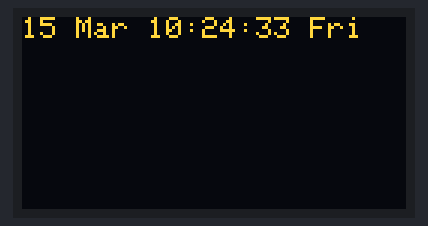
Recording of a sketch running on a simulated ESP32. Parts: 128×64 one-colour display. The OLED is the two-colour kind (top 16 rows yellow); WiFi joins after 1.5 s; servers stay silent unless stated; the display library's start-up logo is not drawn; the local clock reads 2024-03-15 10:24:30 at power-on unless the sketch sets it; what the sketch prints to the serial monitor is not drawn.

Above: at 3.6 s.
At 11.8 s:
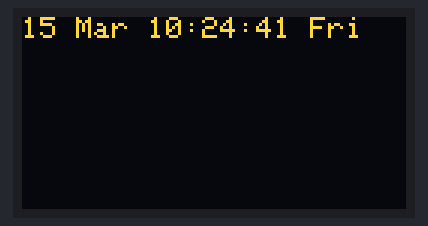
At 15.9 s:
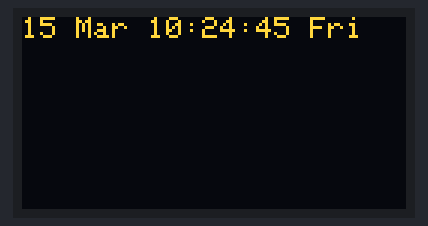
At 21.1 s:
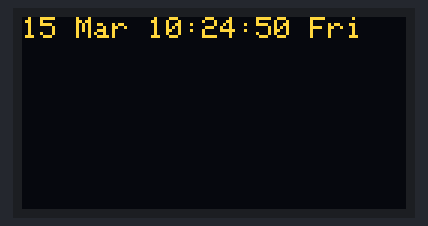
At 31.3 s:
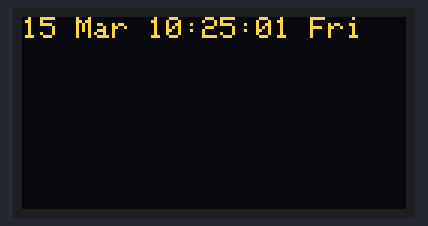
At 38.5 s:
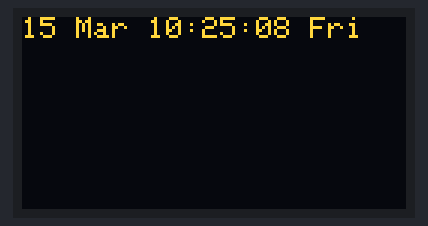

Measured:
- what the display in image 0 shows lasts 1.0 s, from 3.6 s to 4.6 s

The sketch:

DateTimeNTP_2.ino
```cpp
// (licence header left out)
#include <WiFi.h>

#include "time.h"

#include <SPI.h>
#include <Wire.h>
#include <Adafruit_GFX.h>
#include <Adafruit_SSD1306.h>

/*Put your SSID & Password*/
const char* ssid = "_Naruto_";  // Enter SSID here
const char* password = "WakeUpNow@5";  //Enter Password here

const char* ntpServer = "pool.ntp.org";
const long  gmtOffset_sec = 19800;
const int   daylightOffset_sec = 0;
struct tm timeinfo;
int hours = 0;
int minuites = 0;

struct Task{
  int h;
  int m;
  bool isActive;
  bool isOn;
  int relay;
  char* title;
};
int taskCapacity = 50;
int taskLength = 0;
struct Task taskList[50];

#define SCREEN_WIDTH 128 // OLED display width, in pixels
#define SCREEN_HEIGHT 64 // OLED display height, in pixels
// Declaration for an SSD1306 display connected to I2C (SDA, SCL pins)
#define OLED_RESET     -1 // Reset pin # (or -1 if sharing Arduino reset pin)
Adafruit_SSD1306 display(SCREEN_WIDTH, SCREEN_HEIGHT, &Wire, OLED_RESET);


void setup(){
  Serial.begin(115200);
  initDisplay();
  initWifi();

  initTime();

  Task newTask = {2,22,true, true, 1, "Something"};
  Task newTask2 = {3,33,true, true, 1, "Something 2"};
  insertTask(newTask);
  insertTask(newTask2);
  listTask();
}

void loop(){
  delay(1000);
  printLocalTime();
}

void initTime(){
  // Init and get the time
  configTime(gmtOffset_sec, daylightOffset_sec, ntpServer);
  printLocalTime();
}

void initDisplay(){
  // SSD1306_SWITCHCAPVCC = generate display voltage from 3.3V internally
  if(!display.begin(SSD1306_SWITCHCAPVCC, 0x3C)) { // Address 0x3D for 128x64
    Serial.println(F("SSD1306 allocation failed"));
    for(;;); // Don't proceed, loop forever
  }

  // Show initial display buffer contents on the screen --
  // the library initializes this with an Adafruit splash screen.
  display.display();
  delay(2000); // Pause for 2 seconds

  // Clear the buffer
  display.clearDisplay();
  display.setTextSize(1);      // Normal 1:1 pixel scale
  display.setTextColor(SSD1306_WHITE); // Draw white text
  display.setCursor(0, 0);     // Start at top-left corner
}

void initWifi(){
  // Connect to Wi-Fi
  Serial.print("Connecting to ");
  Serial.println(ssid);
  WiFi.begin(ssid, password);
  while (WiFi.status() != WL_CONNECTED) {
    delay(500);
    Serial.print(".");
  }
  Serial.println("");
  Serial.println("WiFi connected.");
}

void printLocalTime(){
  if(!getLocalTime(&timeinfo)){
    Serial.println("Failed to obtain time");
    return;
  }

  hours = timeinfo.tm_hour;
  minuites = timeinfo.tm_min;
  Serial.println(minuites);
  Serial.println(hours);

  Serial.println(&timeinfo, "%d %B %Y");
  Serial.println(&timeinfo, "%H:%M:%S");
  Serial.println(&timeinfo, "%A");
  Serial.println();

  display.clearDisplay();
  display.setCursor(0,0);
  display.setTextSize(1);
  display.println(&timeinfo, "%d %b %H:%M:%S %a");
  display.display();
}

int insertTask(struct Task newTask)
{
    if (taskLength >= taskCapacity)
    return -1;
    taskList[taskLength] = newTask;
    taskLength = taskLength + 1;
    return (taskLength);
}
int findTask(int hours, int minuites, int relay)
{
    int i;
    for (i = 0; i < taskLength; i++)
        if (taskList[i].h == hours && taskList[i].h == minuites && taskList[i].relay == relay)
            return i;

    return -1;
}
int deleteElement(int hours, int minuites, int relay)
{
    // Find position of element to be deleted
    int pos = findTask(hours, minuites, relay);

    if (pos == - 1)
    {
        Serial.println("Element not found");
        return -1;
    }

  deleteElementAt(pos);
  return taskLength;
}

int deleteElementAt(int pos)
{
    int i;
    for (i = pos; i < taskLength - 1; i++)
        taskList[i] = taskList[i + 1];
    taskLength = taskLength - 1;
    return taskLength;
}

void listTask(){
    int i;
    for (i = 0; i < taskLength; i++)
    {
      Serial.print("Title: ");
      Serial.print(taskList[i].title);
      Serial.print(" HH:MM ");
      Serial.print(taskList[i].h);
      Serial.print(":");
      Serial.print(taskList[i].m);
      Serial.println();
    }
}
```
